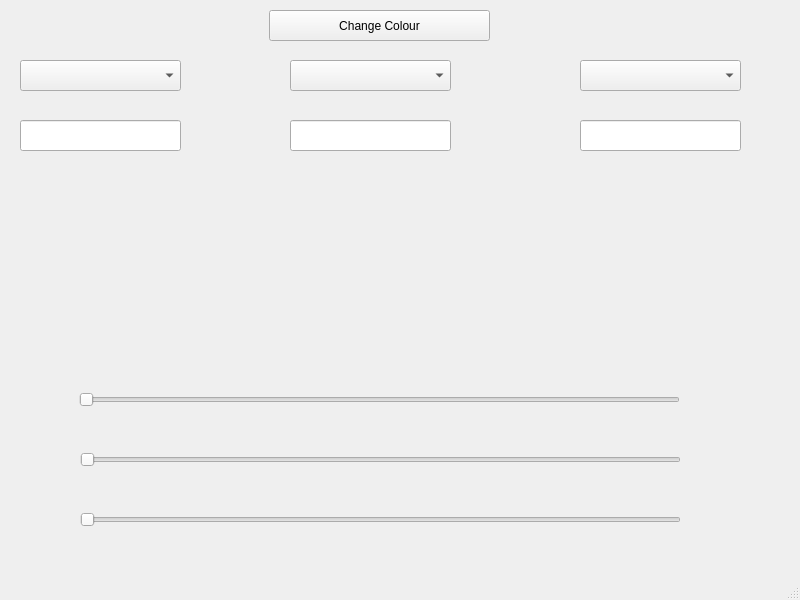
<?xml version="1.0" encoding="UTF-8"?>
<ui version="4.0">
 <class>MainWindow</class>
 <widget class="QMainWindow" name="MainWindow">
  <property name="geometry">
   <rect>
    <x>0</x>
    <y>0</y>
    <width>800</width>
    <height>600</height>
   </rect>
  </property>
  <property name="windowTitle">
   <string>MainWindow</string>
  </property>
  <widget class="QWidget" name="centralwidget">
   <widget class="QComboBox" name="comboBox">
    <property name="geometry">
     <rect>
      <x>20</x>
      <y>60</y>
      <width>161</width>
      <height>31</height>
     </rect>
    </property>
   </widget>
   <widget class="QComboBox" name="comboBox_2">
    <property name="geometry">
     <rect>
      <x>290</x>
      <y>60</y>
      <width>161</width>
      <height>31</height>
     </rect>
    </property>
   </widget>
   <widget class="QComboBox" name="comboBox_3">
    <property name="geometry">
     <rect>
      <x>580</x>
      <y>60</y>
      <width>161</width>
      <height>31</height>
     </rect>
    </property>
   </widget>
   <widget class="QPushButton" name="pushButton">
    <property name="geometry">
     <rect>
      <x>269</x>
      <y>10</y>
      <width>221</width>
      <height>31</height>
     </rect>
    </property>
    <property name="text">
     <string>Change Colour</string>
    </property>
   </widget>
   <widget class="QLineEdit" name="lineEdit">
    <property name="geometry">
     <rect>
      <x>20</x>
      <y>120</y>
      <width>161</width>
      <height>31</height>
     </rect>
    </property>
   </widget>
   <widget class="QLineEdit" name="lineEdit_2">
    <property name="geometry">
     <rect>
      <x>290</x>
      <y>120</y>
      <width>161</width>
      <height>31</height>
     </rect>
    </property>
   </widget>
   <widget class="QLineEdit" name="lineEdit_3">
    <property name="geometry">
     <rect>
      <x>580</x>
      <y>120</y>
      <width>161</width>
      <height>31</height>
     </rect>
    </property>
   </widget>
   <widget class="QLabel" name="label">
    <property name="geometry">
     <rect>
      <x>320</x>
      <y>520</y>
      <width>151</width>
      <height>31</height>
     </rect>
    </property>
    <property name="text">
     <string>&lt;html&gt;&lt;head/&gt;&lt;body&gt;&lt;p align=&quot;center&quot;&gt;&lt;br/&gt;&lt;/p&gt;&lt;/body&gt;&lt;/html&gt;</string>
    </property>
   </widget>
   <widget class="QSlider" name="horizontalSlider">
    <property name="geometry">
     <rect>
      <x>79</x>
      <y>390</y>
      <width>601</width>
      <height>20</height>
     </rect>
    </property>
    <property name="orientation">
     <enum>Qt::Horizontal</enum>
    </property>
   </widget>
   <widget class="QSlider" name="horizontalSlider_2">
    <property name="geometry">
     <rect>
      <x>80</x>
      <y>450</y>
      <width>601</width>
      <height>20</height>
     </rect>
    </property>
    <property name="orientation">
     <enum>Qt::Horizontal</enum>
    </property>
   </widget>
   <widget class="QSlider" name="horizontalSlider_3">
    <property name="geometry">
     <rect>
      <x>80</x>
      <y>510</y>
      <width>601</width>
      <height>20</height>
     </rect>
    </property>
    <property name="orientation">
     <enum>Qt::Horizontal</enum>
    </property>
   </widget>
  </widget>
  <widget class="QMenuBar" name="menubar">
   <property name="geometry">
    <rect>
     <x>0</x>
     <y>0</y>
     <width>800</width>
     <height>21</height>
    </rect>
   </property>
  </widget>
  <widget class="QStatusBar" name="statusbar"/>
 </widget>
 <resources/>
 <connections/>
</ui>
